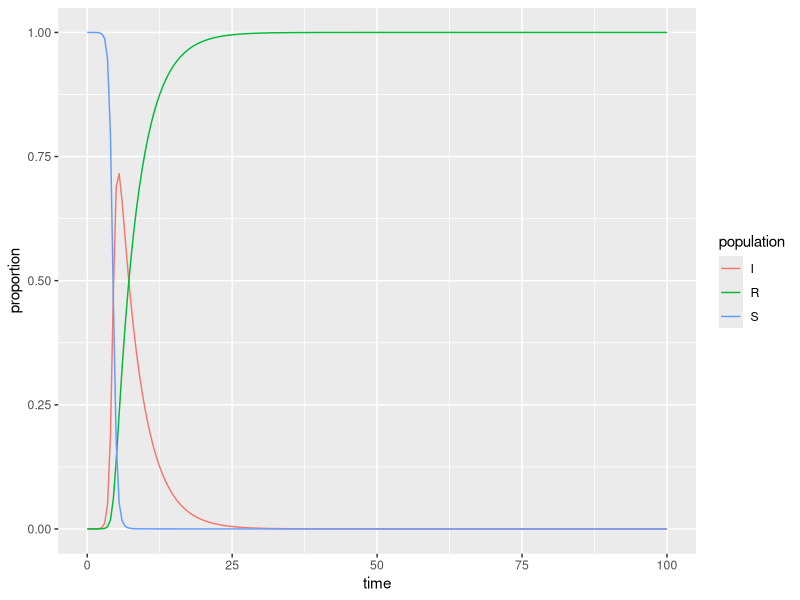

R code for this plot:
## ---- chunk 1
knitr::opts_chunk$set(echo = TRUE)
library(tidyverse)
library(deSolve)
## ---- chunk 2
### Specify parameters

## Proportion in each compartment: Susceptible 0.999999, Infected 0.000001, Recovered 0 (these are directly from the example linked above)
init <- c(S = 1-1e-6, I = 1e-6, R = 0.0)

## beta: infection parameter; gamma: recovery parameter
parameters <- c(beta = 3.316, gamma = 0.261)

## Time frame
times      <- seq(0, 100, by = 0.5)
## ---- chunk 3
## Build the function with all 
sir <- function(time, init, parameters) {

  with(as.list(c(init, parameters)), {

    dS <- -beta * S * I
    dI <-  beta * S * I - gamma * I
    dR <-  gamma * I
    
    return(list(c(dS, dI, dR)))
  })
}
## ---- chunk 4
## Solve using `deSolve::ode()`
approximation <- ode(y = init, times = times, func = sir, parms = parameters)
## ---- chunk 5
## Get output into a data frame
approx_df <- as.data.frame(approximation)

## Pivot longer so R will do the work for us: 
approx_long <- approx_df %>% 
  pivot_longer(cols = S:R, names_to = "population", values_to = "proportion")

## ---- chunk 6
ggplot(data = approx_long, aes(x = time, y = proportion)) +
  geom_line(aes(color = population))
